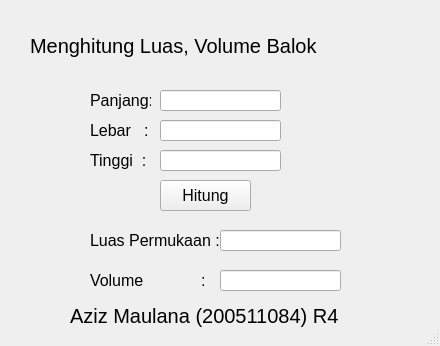
<?xml version="1.0" encoding="UTF-8"?>
<ui version="4.0">
 <class>MainWindow</class>
 <widget class="QMainWindow" name="MainWindow">
  <property name="geometry">
   <rect>
    <x>0</x>
    <y>0</y>
    <width>440</width>
    <height>346</height>
   </rect>
  </property>
  <property name="windowTitle">
   <string>MainWindow</string>
  </property>
  <widget class="QWidget" name="centralwidget">
   <widget class="QLabel" name="label">
    <property name="geometry">
     <rect>
      <x>30</x>
      <y>10</y>
      <width>631</width>
      <height>71</height>
     </rect>
    </property>
    <property name="font">
     <font>
      <pointsize>15</pointsize>
     </font>
    </property>
    <property name="text">
     <string>Menghitung Luas, Volume Balok</string>
    </property>
   </widget>
   <widget class="QLineEdit" name="txtPanjang">
    <property name="geometry">
     <rect>
      <x>160</x>
      <y>90</y>
      <width>121</width>
      <height>21</height>
     </rect>
    </property>
    <property name="font">
     <font>
      <pointsize>12</pointsize>
     </font>
    </property>
   </widget>
   <widget class="QLabel" name="label_2">
    <property name="geometry">
     <rect>
      <x>90</x>
      <y>90</y>
      <width>61</width>
      <height>21</height>
     </rect>
    </property>
    <property name="font">
     <font>
      <pointsize>12</pointsize>
     </font>
    </property>
    <property name="text">
     <string>Panjang:</string>
    </property>
   </widget>
   <widget class="QLabel" name="label_3">
    <property name="geometry">
     <rect>
      <x>90</x>
      <y>120</y>
      <width>61</width>
      <height>21</height>
     </rect>
    </property>
    <property name="font">
     <font>
      <pointsize>12</pointsize>
     </font>
    </property>
    <property name="text">
     <string>Lebar   :</string>
    </property>
   </widget>
   <widget class="QLineEdit" name="txtLebar">
    <property name="geometry">
     <rect>
      <x>160</x>
      <y>120</y>
      <width>121</width>
      <height>21</height>
     </rect>
    </property>
    <property name="font">
     <font>
      <pointsize>12</pointsize>
     </font>
    </property>
   </widget>
    <widget class="QLineEdit" name="txtTinggi">
    <property name="geometry">
     <rect>
      <x>160</x>
      <y>150</y>
      <width>121</width>
      <height>21</height>
     </rect>
    </property>
    <property name="font">
     <font>
      <pointsize>12</pointsize>
     </font>
    </property>
   </widget>
   <widget class="QLabel" name="label_3">
    <property name="geometry">
     <rect>
      <x>90</x>
      <y>150</y>
      <width>61</width>
      <height>21</height>
     </rect>
    </property>
    <property name="font">
     <font>
      <pointsize>12</pointsize>
     </font>
    </property>
    <property name="text">
     <string>Tinggi  :</string>
    </property>
   </widget>
   <widget class="QPushButton" name="btnHitung">
    <property name="geometry">
     <rect>
      <x>160</x>
      <y>180</y>
      <width>91</width>
      <height>31</height>
     </rect>
    </property>
    <property name="font">
     <font>
      <pointsize>12</pointsize>
     </font>
    </property>
    <property name="text">
     <string>Hitung</string>
    </property>
   </widget>
   <widget class="QLabel" name="label_5">
    <property name="geometry">
     <rect>
      <x>90</x>
      <y>270</y>
      <width>181</width>
      <height>21</height>
     </rect>
    </property>
    <property name="font">
     <font>
      <pointsize>12</pointsize>
     </font>
    </property>
    <property name="text">
     <string>Volume             :</string>
    </property>
   </widget>
   <widget class="QLabel" name="label_6">
    <property name="geometry">
     <rect>
      <x>90</x>
      <y>230</y>
      <width>181</width>
      <height>21</height>
     </rect>
    </property>
    <property name="font">
     <font>
      <pointsize>12</pointsize>
     </font>
    </property>
    <property name="text">
     <string>Luas Permukaan :</string>
    </property>
   </widget>
   <widget class="QLineEdit" name="txtVolume">
    <property name="geometry">
     <rect>
      <x>220</x>
      <y>270</y>
      <width>121</width>
      <height>21</height>
     </rect>
    </property>
    <property name="font">
     <font>
      <pointsize>12</pointsize>
     </font>
    </property>
   </widget>
   <widget class="QLineEdit" name="txtLuas">
    <property name="geometry">
     <rect>
      <x>220</x>
      <y>230</y>
      <width>121</width>
      <height>21</height>
     </rect>
    </property>
    <property name="font">
     <font>
      <pointsize>12</pointsize>
     </font>
    </property>
   </widget>
  </widget>
  <widget class="QLabel" name="label6">
    <property name="geometry">
     <rect>
      <x>70</x>
      <y>280</y>
      <width>331</width>
      <height>71</height>
     </rect>
    </property>
    <property name="font">
     <font>
      <pointsize>15</pointsize>
     </font>
    </property>
    <property name="text">
     <string>Aziz Maulana (200511084) R4</string>
    </property>
    </widget>
  <widget class="QStatusBar" name="statusbar"/>
 </widget>
 <resources/>
 <connections/>
</ui>
